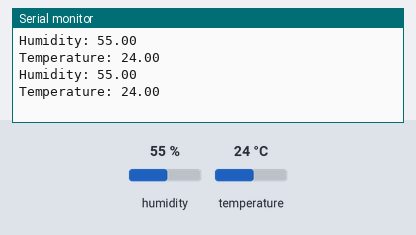
This sketch was run on a simulated Arduino Uno, built with avr-gcc and run on an emulated ATmega328P. On the bench: the last lines printed to the serial monitor. The inputs (shaded band) are chosen by the test bench; at power-on: humidity 55 %, temperature 24 °C.

Above: at 4.8 s.
4.9 s: humidity set to 22 %
At 7.2 s:
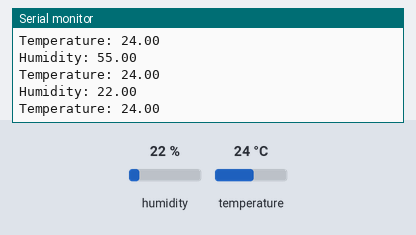
7.9 s: temperature set to 12 °C
At 8.5 s:
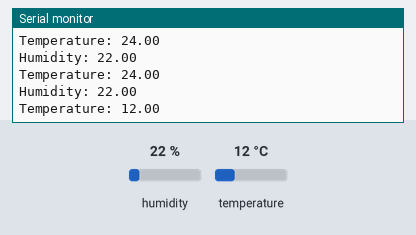
10.9 s: humidity set to 40 %
At 13.3 s:
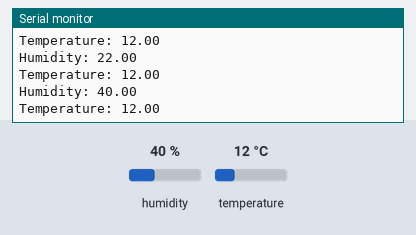
Timing chart, 0 to 14.8 s (numbered marks = the images above; inputs shaded):
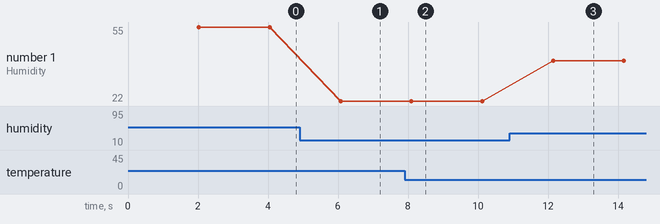

The sketch:

day3Project10.ino
```cpp
//Author : LearnIt Team
#include "DHT.h"
#define DHTPIN 2
#define DHTTYPE DHT11

DHT dht(DHTPIN, DHTTYPE);

void setup() {
  Serial.begin(9600);
  dht.begin();
}

void loop() {
  delay(2000);
  float h = dht.readHumidity();
  float t = dht.readTemperature();

  Serial.print("Humidity: ");
  Serial.println(h);

  Serial.print("Temperature: ");
  Serial.println(t);
}
```

Measured:
- after the input at 4.9 s, the serial monitor: prints a new line after 1.2 s (image 1)
- after the input at 7.9 s, the serial monitor: prints a new line after 0.21 s (image 2)
- after the input at 10.9 s, the serial monitor: prints a new line after 1.2 s (image 3)
- plotted number 1: 55 → 22 after the input at 4.9 s, 22 → 40 after the input at 10.9 s
